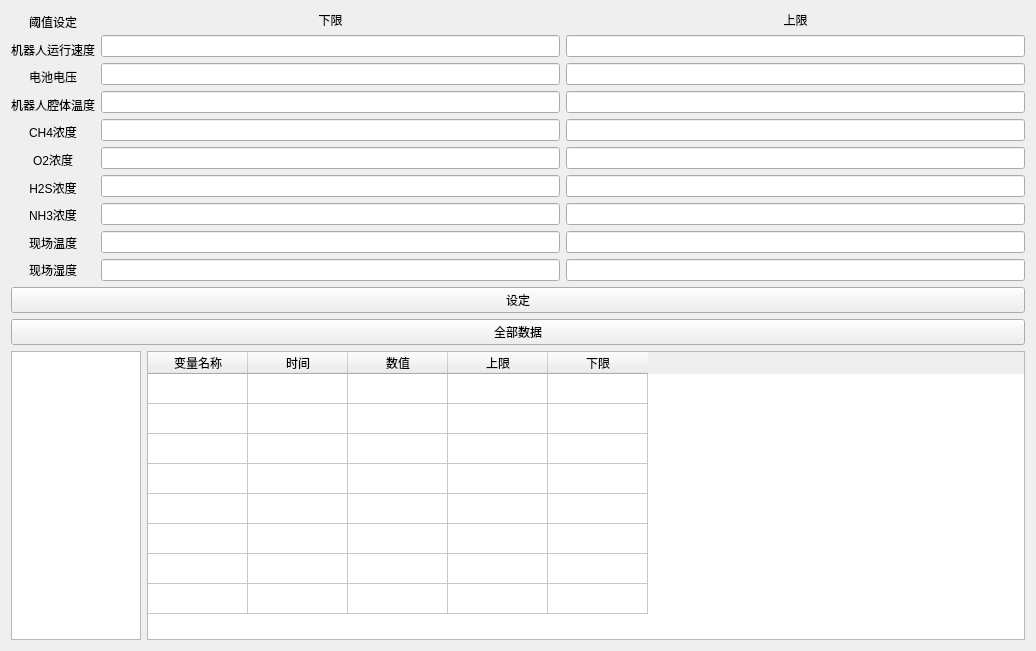
<?xml version="1.0" encoding="UTF-8"?>
<ui version="4.0">
 <class>warning</class>
 <widget class="QWidget" name="warning">
  <property name="geometry">
   <rect>
    <x>0</x>
    <y>0</y>
    <width>1036</width>
    <height>651</height>
   </rect>
  </property>
  <property name="windowTitle">
   <string>报警</string>
  </property>
  <layout class="QGridLayout" name="gridLayout_2">
   <item row="3" column="0">
    <widget class="QTableWidget" name="tableWidget_2">
     <property name="maximumSize">
      <size>
       <width>130</width>
       <height>16777215</height>
      </size>
     </property>
    </widget>
   </item>
   <item row="3" column="1">
    <widget class="QTableWidget" name="tableWidget">
     <property name="verticalScrollBarPolicy">
      <enum>Qt::ScrollBarAlwaysOff</enum>
     </property>
     <property name="horizontalScrollBarPolicy">
      <enum>Qt::ScrollBarAlwaysOff</enum>
     </property>
     <attribute name="verticalHeaderVisible">
      <bool>false</bool>
     </attribute>
     <row>
      <property name="text">
       <string>新建行</string>
      </property>
     </row>
     <row>
      <property name="text">
       <string>新建行</string>
      </property>
     </row>
     <row>
      <property name="text">
       <string>新建行</string>
      </property>
     </row>
     <row>
      <property name="text">
       <string>新建行</string>
      </property>
     </row>
     <row>
      <property name="text">
       <string>新建行</string>
      </property>
     </row>
     <row>
      <property name="text">
       <string>新建行</string>
      </property>
     </row>
     <row>
      <property name="text">
       <string>新建行</string>
      </property>
     </row>
     <row>
      <property name="text">
       <string>新建行</string>
      </property>
     </row>
     <column>
      <property name="text">
       <string>变量名称</string>
      </property>
     </column>
     <column>
      <property name="text">
       <string>时间</string>
      </property>
     </column>
     <column>
      <property name="text">
       <string>数值</string>
      </property>
     </column>
     <column>
      <property name="text">
       <string>上限</string>
      </property>
     </column>
     <column>
      <property name="text">
       <string>下限</string>
      </property>
     </column>
    </widget>
   </item>
   <item row="1" column="0" colspan="2">
    <widget class="QPushButton" name="pushButton_3">
     <property name="text">
      <string>全部数据</string>
     </property>
    </widget>
   </item>
   <item row="0" column="0" colspan="2">
    <layout class="QGridLayout" name="gridLayout">
     <item row="2" column="0" colspan="3">
      <widget class="QPushButton" name="pushButton">
       <property name="text">
        <string>设定</string>
       </property>
      </widget>
     </item>
     <item row="0" column="1">
      <layout class="QVBoxLayout" name="verticalLayout_2">
       <item>
        <widget class="QLabel" name="label">
         <property name="text">
          <string>下限</string>
         </property>
         <property name="alignment">
          <set>Qt::AlignCenter</set>
         </property>
        </widget>
       </item>
       <item>
        <widget class="QLineEdit" name="lineEdit">
         <property name="alignment">
          <set>Qt::AlignCenter</set>
         </property>
        </widget>
       </item>
       <item>
        <widget class="QLineEdit" name="lineEdit_3">
         <property name="alignment">
          <set>Qt::AlignCenter</set>
         </property>
        </widget>
       </item>
       <item>
        <widget class="QLineEdit" name="lineEdit_5">
         <property name="alignment">
          <set>Qt::AlignCenter</set>
         </property>
        </widget>
       </item>
       <item>
        <widget class="QLineEdit" name="lineEdit_7">
         <property name="alignment">
          <set>Qt::AlignCenter</set>
         </property>
        </widget>
       </item>
       <item>
        <widget class="QLineEdit" name="lineEdit_9">
         <property name="alignment">
          <set>Qt::AlignCenter</set>
         </property>
        </widget>
       </item>
       <item>
        <widget class="QLineEdit" name="lineEdit_11">
         <property name="alignment">
          <set>Qt::AlignCenter</set>
         </property>
        </widget>
       </item>
       <item>
        <widget class="QLineEdit" name="lineEdit_13">
         <property name="alignment">
          <set>Qt::AlignCenter</set>
         </property>
        </widget>
       </item>
       <item>
        <widget class="QLineEdit" name="lineEdit_15">
         <property name="alignment">
          <set>Qt::AlignCenter</set>
         </property>
        </widget>
       </item>
       <item>
        <widget class="QLineEdit" name="lineEdit_17">
         <property name="alignment">
          <set>Qt::AlignCenter</set>
         </property>
        </widget>
       </item>
      </layout>
     </item>
     <item row="0" column="2">
      <layout class="QVBoxLayout" name="verticalLayout_3">
       <item>
        <widget class="QLabel" name="label_2">
         <property name="text">
          <string>上限</string>
         </property>
         <property name="alignment">
          <set>Qt::AlignCenter</set>
         </property>
        </widget>
       </item>
       <item>
        <widget class="QLineEdit" name="lineEdit_2">
         <property name="alignment">
          <set>Qt::AlignCenter</set>
         </property>
        </widget>
       </item>
       <item>
        <widget class="QLineEdit" name="lineEdit_4">
         <property name="alignment">
          <set>Qt::AlignCenter</set>
         </property>
        </widget>
       </item>
       <item>
        <widget class="QLineEdit" name="lineEdit_6">
         <property name="alignment">
          <set>Qt::AlignCenter</set>
         </property>
        </widget>
       </item>
       <item>
        <widget class="QLineEdit" name="lineEdit_8">
         <property name="alignment">
          <set>Qt::AlignCenter</set>
         </property>
        </widget>
       </item>
       <item>
        <widget class="QLineEdit" name="lineEdit_10">
         <property name="alignment">
          <set>Qt::AlignCenter</set>
         </property>
        </widget>
       </item>
       <item>
        <widget class="QLineEdit" name="lineEdit_12">
         <property name="alignment">
          <set>Qt::AlignCenter</set>
         </property>
        </widget>
       </item>
       <item>
        <widget class="QLineEdit" name="lineEdit_14">
         <property name="alignment">
          <set>Qt::AlignCenter</set>
         </property>
        </widget>
       </item>
       <item>
        <widget class="QLineEdit" name="lineEdit_16">
         <property name="alignment">
          <set>Qt::AlignCenter</set>
         </property>
        </widget>
       </item>
       <item>
        <widget class="QLineEdit" name="lineEdit_18">
         <property name="alignment">
          <set>Qt::AlignCenter</set>
         </property>
        </widget>
       </item>
      </layout>
     </item>
     <item row="0" column="0">
      <layout class="QVBoxLayout" name="verticalLayout">
       <item>
        <widget class="QLabel" name="label_13">
         <property name="text">
          <string>阈值设定</string>
         </property>
         <property name="alignment">
          <set>Qt::AlignCenter</set>
         </property>
        </widget>
       </item>
       <item>
        <widget class="QLabel" name="label_3">
         <property name="text">
          <string>机器人运行速度</string>
         </property>
         <property name="alignment">
          <set>Qt::AlignCenter</set>
         </property>
        </widget>
       </item>
       <item>
        <widget class="QLabel" name="label_4">
         <property name="text">
          <string>电池电压</string>
         </property>
         <property name="alignment">
          <set>Qt::AlignCenter</set>
         </property>
        </widget>
       </item>
       <item>
        <widget class="QLabel" name="label_6">
         <property name="text">
          <string>机器人腔体温度</string>
         </property>
         <property name="alignment">
          <set>Qt::AlignCenter</set>
         </property>
        </widget>
       </item>
       <item>
        <widget class="QLabel" name="label_5">
         <property name="text">
          <string>CH4浓度</string>
         </property>
         <property name="alignment">
          <set>Qt::AlignCenter</set>
         </property>
        </widget>
       </item>
       <item>
        <widget class="QLabel" name="label_8">
         <property name="text">
          <string>O2浓度</string>
         </property>
         <property name="alignment">
          <set>Qt::AlignCenter</set>
         </property>
        </widget>
       </item>
       <item>
        <widget class="QLabel" name="label_7">
         <property name="text">
          <string>H2S浓度</string>
         </property>
         <property name="alignment">
          <set>Qt::AlignCenter</set>
         </property>
        </widget>
       </item>
       <item>
        <widget class="QLabel" name="label_10">
         <property name="text">
          <string>NH3浓度</string>
         </property>
         <property name="alignment">
          <set>Qt::AlignCenter</set>
         </property>
        </widget>
       </item>
       <item>
        <widget class="QLabel" name="label_9">
         <property name="text">
          <string>现场温度</string>
         </property>
         <property name="alignment">
          <set>Qt::AlignCenter</set>
         </property>
        </widget>
       </item>
       <item>
        <widget class="QLabel" name="label_12">
         <property name="text">
          <string>现场湿度</string>
         </property>
         <property name="alignment">
          <set>Qt::AlignCenter</set>
         </property>
        </widget>
       </item>
      </layout>
     </item>
    </layout>
   </item>
  </layout>
 </widget>
 <resources/>
 <connections/>
</ui>
